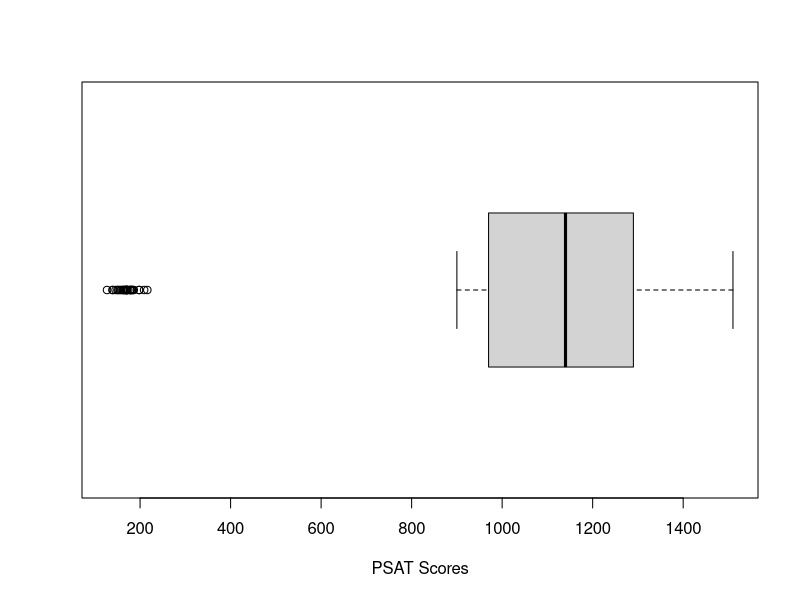
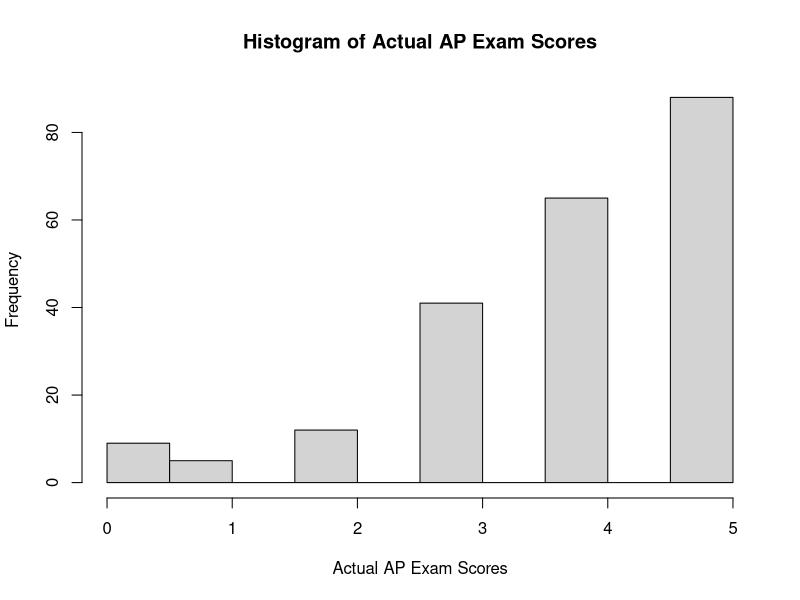
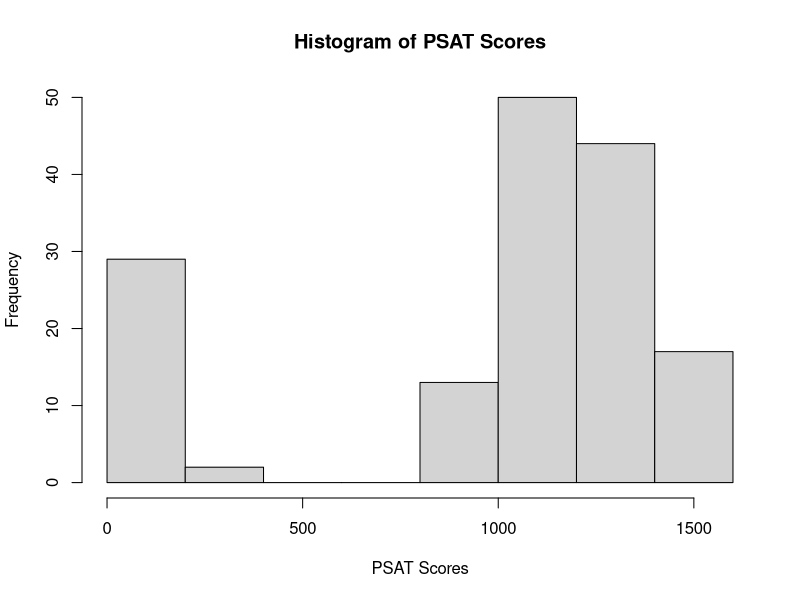

These charts were generated, in order, by the following R code:
## ---- chunk 1
# Clear the environment
rm(list = ls())

# Load the data
apdata <- read.csv("APprediction.csv", stringsAsFactors = TRUE)

# Ensure ID variable is a factor
apdata$ID <- as.factor(apdata$ID)
## ---- chunk 2
# Displaying the dimensions of the dataset
dataset_dimensions <- dim(apdata)
dataset_dimensions

## ---- chunk 3
summary_ap_scores <- summary(apdata$ACTUAL)

summary_ap_scores

## ---- chunk 4

score_distribution <- table(apdata$ACTUAL)


score_distribution

## ---- chunk 5

psat_summary <- summary(apdata$PSAT)


psat_summary
## ---- chunk 6

missing_psat_count <- sum(is.na(apdata$PSAT))


missing_psat_count
## ---- chunk 7

# Create the horizontal boxplot
boxplot(apdata$PSAT, horizontal = TRUE, xlab = "PSAT Scores")

## ---- chunk 8
# Create the histogram of actual AP scores
hist(apdata$ACTUAL, xlab = "Actual AP Exam Scores", main = "Histogram of Actual AP Exam Scores")

## ---- chunk 9
# Create the histogram of PSAT scores
hist(apdata$PSAT, xlab = "PSAT Scores", main = "Histogram of PSAT Scores")

## ---- chunk 10
# Identify indices of students with missing PSAT scores
NA_PSAT_index <- which(is.na(apdata$PSAT))

NA_PSAT_index

## ---- chunk 11
# Store data frame of students without PSAT scores
missing_PSAT_scores <- apdata[NA_PSAT_index, c('PSAT', 'ACTUAL')]

missing_PSAT_scores
## ---- chunk 12
# Store data frame of students with PSAT scores
apdata_PSATnoNA <- apdata[-NA_PSAT_index, c("PSAT", "ACTUAL")]

apdata_PSATnoNA

## ---- chunk 13
# Count rows with zero AP exam scores
zero_scores_count <- sum(apdata_PSATnoNA$ACTUAL == 0)

zero_scores_count

## ---- chunk 14
# Create a data frame with valid AP exam scores
apdata_valid_apscores <- apdata_PSATnoNA[apdata_PSATnoNA$ACTUAL >= 1, c("PSAT", "ACTUAL")]


dim(apdata_valid_apscores)
## ---- chunk 15
# Clean the data frame to include only valid PSAT and ACTUAL scores
apdata_clean <- apdata_valid_apscores[
  apdata_valid_apscores$PSAT > 300 & 
  apdata_valid_apscores$ACTUAL >= 1 & 
  apdata_valid_apscores$ACTUAL <= 5, 
]

dim(apdata_clean)
## ---- chunk 16
# Create a linear model predicting ACTUAL based on PSAT scores
mod1 <- lm(ACTUAL ~ PSAT, data = apdata_clean)

# View the rounded coefficients of the model
rounded_coefficients <- round(coefficients(mod1), 5)
rounded_coefficients

## ---- chunk 17

# Predict the actual AP exam score for the first student
predicted_score_first_student <- predict(mod1, newdata = apdata_clean[1, ])

# View the predicted score
predicted_score_first_student

## ---- chunk 18
# Create the regression summary of the linear model
regression_summary <- summary(mod1)

# Extract the standard deviation of the residuals and the coefficient of determination
sigma_residuals <- regression_summary$sigma
r_squared <- regression_summary$r.squared

# View the relevant outputs
list(sigma = sigma_residuals, r_squared = r_squared)
## ---- chunk 19
# Calculate the correlation between PSAT scores and actual AP exam scores
correlation_PSAT_ACTUAL <- cor(apdata_clean$PSAT, apdata_clean$ACTUAL)

# View the correlation result
correlation_PSAT_ACTUAL

